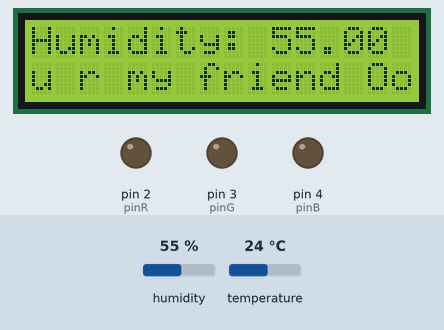
The sketch below on a simulated Arduino Uno, built with avr-gcc and run on an emulated ATmega328P. On the bench: 16×2 character LCD, output pins drawn as LEDs (lit = HIGH). The inputs (shaded band) are chosen by the test bench; at power-on: humidity 55 %, temperature 24 °C.

Above: at 2.2 s.
2.3 s: humidity set to 22 %
At 7.5 s:
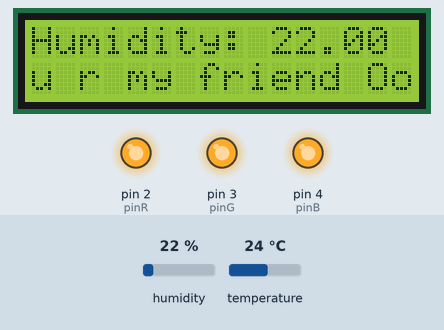
8.3 s: temperature set to 12 °C
At 12.0 s:
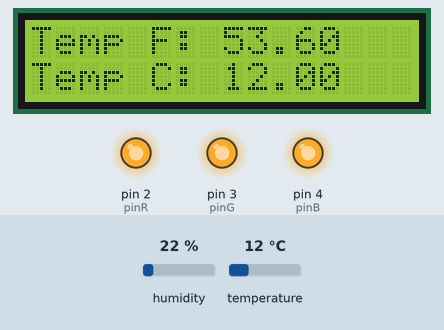
14.3 s: humidity set to 40 %
At 18.0 s:
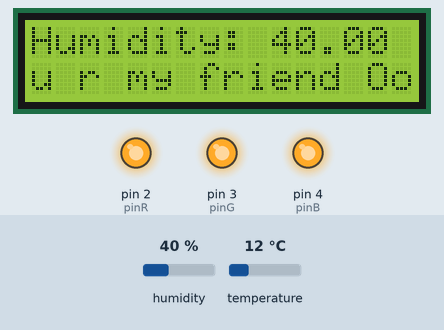
20.3 s: temperature set to 19 °C
At 21.9 s:
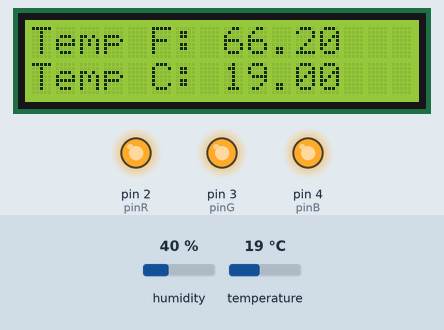
Timing chart, 0 to 27.3 s (numbered marks = the images above; inputs shaded):
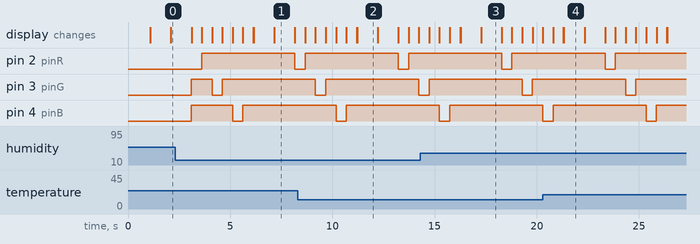

Measured:
- what the display in image 1 shows lasts 1.0 s, from 7.2 s to 8.2 s

The sketch:

sketch_dec08a.ino
```cpp
#include <Adafruit_Sensor.h>
#include <DHT.h>
#include <LiquidCrystal.h>
#include <IRremote.h>  //including infrared remote header file

int pinR = 2;
int pinG = 3;
int pinB = 4;
int pinButton = 8;
int buttonState = 0;
LiquidCrystal lcd(5, 6, 7, 11, 9, 10);
// Set Temp pin:
#define DHTPIN 12
#define DHTTYPE DHT11   // DHT 11  Temp Sensor
DHT dht = DHT(DHTPIN, DHTTYPE); // Initialize DHT sensor :

//int RECV_PIN = 13;
//IRrecv irrecv(RECV_PIN);
//decode_results results;


void setup() {
  pinMode(pinR, OUTPUT);    // sets the digital pin R as output
  pinMode(pinG, OUTPUT);    // sets the digital pin G as output
  pinMode(pinB, OUTPUT);    // sets the digital pin B as output
  pinMode(pinButton, INPUT); // Button Input to override Loop
  lcd.begin(16, 2);
  dht.begin(); //Turn Temp/Humidity Sensor On
  Serial.begin(9600);
  // irrecv.enableIRIn();
   printTitleCard();
}


void loop() {
  //  {
  //    if (irrecv.decode(&results)) {
  //      int readResults = results.value;
  //      Serial.print("Code: ");
  //      Serial.println(results.value, HEX);
  //      irrecv.resume();
  //    }
  //  }
  //}

  //Codes
  //FFA25D = Power
  //FF6897 = 0
  //FF30CF = 1
  //FF18E7 = 2
  //FF7A85 = 3
  //FF10EF = 4
  //FF38C7 = 5
  //FF5AA5 = 6
  //FF42BD = 7
  //FF4AB5 = 8
  //FF52AD = 9


  // Read the humidity in %:
  float h = dht.readHumidity();
  // Read the temperature as Celsius:
  float t = dht.readTemperature();
  // Read the temperature as Fahrenheit:
  float f = dht.readTemperature(true);
  // Check if any reads failed and exit early (to try again):
  if (isnan(h) || isnan(t) || isnan(f)) {
    Serial.println("Failed to read from Temp sensor!");
    return;
  }

  //String Builder for F Temp
  String buff;
  buff += "Temp F: ";
  buff += f;
  //String Builder for C Temp
  String bufc;
  bufc += "Temp C: ";
  bufc += t;
  lcd.setCursor(0, 0);
  lcd.print(buff);
  lcd.setCursor(0, 1);
  lcd.print(bufc);
  delay(1000);
  lcd.clear();
  //String Builder for Humidity
  String bufh;
  bufh += "Humidity: ";
  bufh += h;
  lcd.setCursor(0, 0);
  lcd.print(bufh);
  lcd.setCursor(0, 1);
  lcd.print("u r my friend Oo");
  delay(1000);
  lcd.clear();


  //  //If Buttons Are not being overriden

  lcd.setCursor(0, 0);
    changeLights(true,false,false);
  lcd.print("Red Lights");
  delay(500);
  clearLights();

  //Turn Green Lighs On
  changeLights(false,true,false);
  lcd.setCursor(0, 0);
  lcd.print("Green Lights");
  delay(500);
  clearLights();

  //Turn Blue Lighs Off
  changeLights(false,false,true);
  lcd.setCursor(0, 0);
  lcd.print("Blue Lights");
  delay(500);
  clearLights();

}

void printTitleCard(){
  lcd.setCursor(0, 0);
  lcd.print("COMPSCI 412 VSC");
  lcd.setCursor(0, 1);
  lcd.print("LCD Lights Ctrlr");
  delay(1000);
  lcd.clear();
}

void changeLights(boolean r, boolean g, boolean b) {
  if (r) {
    digitalWrite(pinR, LOW);
  } else {
    digitalWrite(pinR, HIGH);
  }
  if (g) {
    digitalWrite(pinG, LOW);
  } else {
    digitalWrite(pinG, HIGH);
  }
  if (b) {
    digitalWrite(pinB, LOW);
  } else {
    digitalWrite(pinB, HIGH);
  }

}


void clearLights() {
  digitalWrite(pinR, HIGH);
  digitalWrite(pinG, HIGH);
  digitalWrite(pinB, HIGH);
  lcd.clear();
  lcd.setCursor(0, 1);
  lcd.print("No Lights");
  delay(500);
  lcd.clear();
}

int colorOnTemp(float temp) {
  if (temp > 90) {
    return 2;
  } else if (temp <= 90 && temp > 80) {
    return 3;
  } else {
    return 4;
  }
}
```
